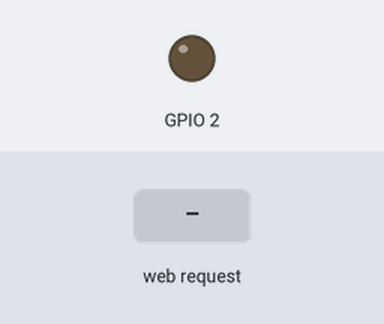
Bench run of a sketch on a simulated ESP8266 (Wemos D1 mini). On the bench: output pins drawn as LEDs (lit = HIGH). The test bench sets the inputs (shaded band). WiFi joins after 1.5 s; servers stay silent unless stated; what the sketch prints to the serial monitor is not drawn.

Above: at 2.7 s.
2.8 s: HTTP request GET /LED=OFF received
At 3.1 s:
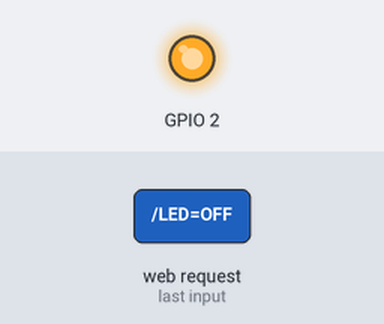
4.3 s: HTTP request GET /LED=ON received
At 5.5 s:
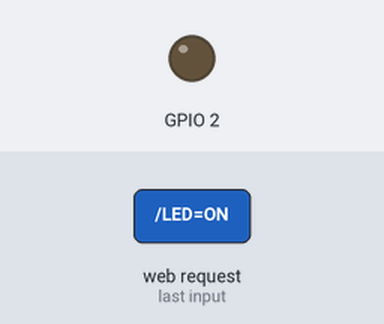
Timing chart, 0 to 7.3 s (numbered marks = the images above; inputs shaded):
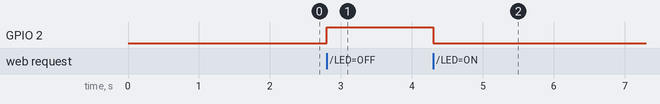

The sketch:

wemos_sebserver_wifi.ino
```cpp
#include <ESP8266WiFi.h>
#include <ESP8266mDNS.h>
#include <WiFiUdp.h>

const char* ssid = "___Your WiFi SSID___";
const char* password = "___Your Password WiFi___";
int value = HIGH;

WiFiServer server(80);
void setup() {
  // put your setup code here, to run once:
  Serial.begin(115200);
  delay(10);

  // Connect to WiFi network
  Serial.println();
  Serial.println();
  Serial.print("Connecting to ");
  Serial.println(ssid);

  WiFi.mode(WIFI_STA);
  WiFi.begin(ssid, password);

  while (WiFi.status() != WL_CONNECTED) {
    delay(500);
    Serial.print(".");
  }
  Serial.println("");
  Serial.println("WiFi connected");

  // Start the server
  server.begin();
  Serial.println("Server started");

  // Print the IP address
  Serial.print("Use this URL : ");
  Serial.print("http://");
  Serial.print(WiFi.localIP());
  Serial.println("/");

  pinMode(LED_BUILTIN, OUTPUT);     // Initialize the LED_BUILTIN pin as an output
}

void loop() {
  // put your main code here, to run repeatedly:

  // Check if a client has connected
  WiFiClient client = server.available();
  if (!client) {
    return;
  }

  // Wait until the client sends some data
  Serial.println("new client");
  while(!client.available()){
    delay(1);
  }

  // Read the first line of the request
  String request = client.readStringUntil('\r');
  Serial.println(request);
  client.flush();

  // Match the request

  if(request.indexOf("/LED=ON") != -1){
    value = LOW;
  }
  if(request.indexOf("/LED=OFF") != -1){
    value = HIGH;
  }


  // Return the response
  client.println("HTTP/1.1 200 OK");
  client.println("Content-Type: text/html");
  client.println(""); //  do not forget this one
  client.println("<!DOCTYPE HTML>");
  client.println("<html>");

  client.print("Led pin is now: ");

  if(value == HIGH) {
    client.print("Off");
  }else{
    client.print("On");
  }
  digitalWrite(LED_BUILTIN, value);

  client.println("<br><br>");
  client.println("Click <a href=\"/LED=ON\">here</a> turn the LED ON<br>");
  client.println("Click <a href=\"/LED=OFF\">here</a> turn the LED OFF<br>");
  client.println("</html>");

  delay(5);
  Serial.println("Client disconnected");
  Serial.println("");
}
```

Measured:
- after the input at 2.8 s, GPIO 2: LOW → HIGH at once
- after the input at 4.3 s, GPIO 2: HIGH → LOW at once
